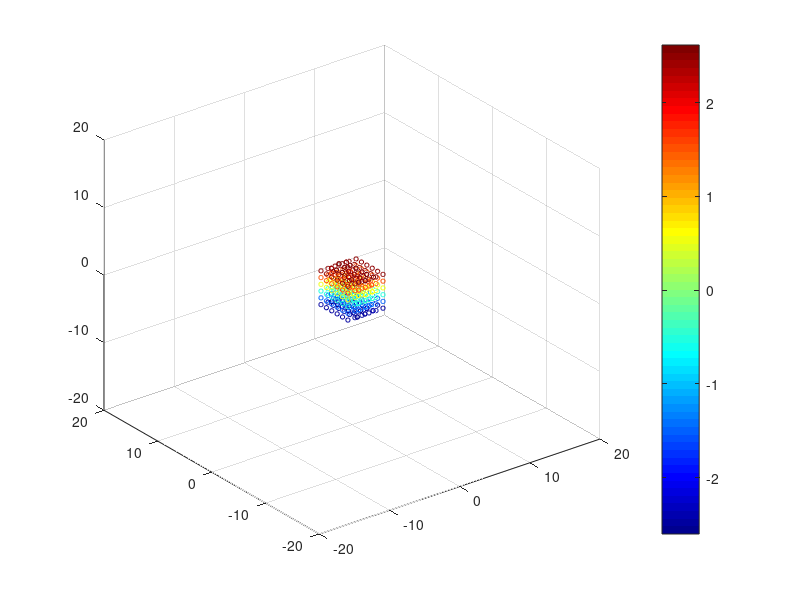

Write MATLAB code to recreate this figure.
%clear all; clc; close all;
set(groot,'defaultLineLineWidth',2)

%% SEE GEOMETRY
A = importdata('Playground.txt');

scatter3(A(:,1),A(:,2),A(:,3),10,A(:,3))
axis([-20 20 -20 20 -20 20])
colormap(jet);
colorbar;


%% ANALYS TIME ALGO SEARCH
% A = importdata('neighborAnalysis.txt');
% 
% plot(A(:,1),A(:,2),A(:,1),A(:,3))
%         %axis([-216 0 0 2e-3])
%         title('Time Search Algo')
%         xlabel('number of particles [-]')
%         ylabel('time [s]')
%         legend('AllPair','linked-list')
%         grid








